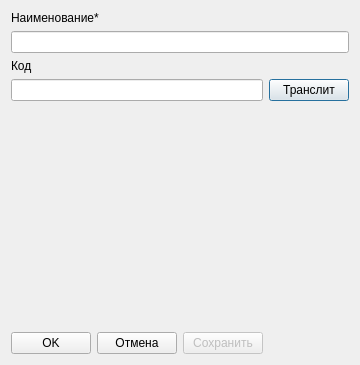
<?xml version="1.0" encoding="UTF-8"?>
<ui version="4.0">
 <class>DialogCardProductLabel</class>
 <widget class="QDialog" name="DialogCardProductLabel">
  <property name="geometry">
   <rect>
    <x>0</x>
    <y>0</y>
    <width>350</width>
    <height>365</height>
   </rect>
  </property>
  <property name="windowTitle">
   <string>Dialog</string>
  </property>
  <layout class="QGridLayout" name="gridLayout">
   <item row="0" column="0">
    <widget class="QLabel" name="label">
     <property name="text">
      <string>Наименование*</string>
     </property>
    </widget>
   </item>
   <item row="1" column="0" colspan="2">
    <widget class="QLineEdit" name="lineEditName"/>
   </item>
   <item row="2" column="0">
    <widget class="QLabel" name="label_2">
     <property name="text">
      <string>Код</string>
     </property>
    </widget>
   </item>
   <item row="3" column="0">
    <widget class="QLineEdit" name="lineEditCode"/>
   </item>
   <item row="3" column="1">
    <widget class="QPushButton" name="pushButtonTranslit">
     <property name="text">
      <string>Транслит</string>
     </property>
    </widget>
   </item>
   <item row="4" column="0" colspan="2">
    <widget class="FrameImage" name="widgetImage" native="true">
     <property name="sizePolicy">
      <sizepolicy hsizetype="Preferred" vsizetype="Expanding">
       <horstretch>0</horstretch>
       <verstretch>0</verstretch>
      </sizepolicy>
     </property>
    </widget>
   </item>
   <item row="5" column="0">
    <layout class="QHBoxLayout" name="horizontalLayout">
     <item>
      <spacer name="horizontalSpacer">
       <property name="orientation">
        <enum>Qt::Horizontal</enum>
       </property>
       <property name="sizeHint" stdset="0">
        <size>
         <width>40</width>
         <height>20</height>
        </size>
       </property>
      </spacer>
     </item>
     <item>
      <widget class="QPushButton" name="buttonOK">
       <property name="enabled">
        <bool>true</bool>
       </property>
       <property name="sizePolicy">
        <sizepolicy hsizetype="Preferred" vsizetype="Fixed">
         <horstretch>0</horstretch>
         <verstretch>0</verstretch>
        </sizepolicy>
       </property>
       <property name="minimumSize">
        <size>
         <width>0</width>
         <height>0</height>
        </size>
       </property>
       <property name="maximumSize">
        <size>
         <width>16777215</width>
         <height>16777215</height>
        </size>
       </property>
       <property name="baseSize">
        <size>
         <width>0</width>
         <height>50</height>
        </size>
       </property>
       <property name="text">
        <string>OK</string>
       </property>
       <property name="iconSize">
        <size>
         <width>24</width>
         <height>24</height>
        </size>
       </property>
       <property name="flat">
        <bool>false</bool>
       </property>
      </widget>
     </item>
     <item>
      <widget class="QPushButton" name="buttonCancel">
       <property name="sizePolicy">
        <sizepolicy hsizetype="Preferred" vsizetype="Fixed">
         <horstretch>0</horstretch>
         <verstretch>0</verstretch>
        </sizepolicy>
       </property>
       <property name="minimumSize">
        <size>
         <width>0</width>
         <height>0</height>
        </size>
       </property>
       <property name="maximumSize">
        <size>
         <width>16777215</width>
         <height>16777215</height>
        </size>
       </property>
       <property name="text">
        <string>Отмена</string>
       </property>
       <property name="iconSize">
        <size>
         <width>24</width>
         <height>24</height>
        </size>
       </property>
       <property name="flat">
        <bool>false</bool>
       </property>
      </widget>
     </item>
     <item>
      <widget class="QPushButton" name="buttonSave">
       <property name="enabled">
        <bool>false</bool>
       </property>
       <property name="sizePolicy">
        <sizepolicy hsizetype="Preferred" vsizetype="Fixed">
         <horstretch>0</horstretch>
         <verstretch>0</verstretch>
        </sizepolicy>
       </property>
       <property name="minimumSize">
        <size>
         <width>0</width>
         <height>0</height>
        </size>
       </property>
       <property name="maximumSize">
        <size>
         <width>16777215</width>
         <height>16777215</height>
        </size>
       </property>
       <property name="baseSize">
        <size>
         <width>0</width>
         <height>50</height>
        </size>
       </property>
       <property name="text">
        <string>Сохранить</string>
       </property>
       <property name="iconSize">
        <size>
         <width>24</width>
         <height>24</height>
        </size>
       </property>
       <property name="flat">
        <bool>false</bool>
       </property>
      </widget>
     </item>
    </layout>
   </item>
  </layout>
 </widget>
 <customwidgets>
  <customwidget>
   <class>FrameImage</class>
   <extends>QWidget</extends>
   <header>frameimage.h</header>
   <container>1</container>
  </customwidget>
 </customwidgets>
 <resources/>
 <connections>
  <connection>
   <sender>buttonOK</sender>
   <signal>clicked()</signal>
   <receiver>DialogCardProductLabel</receiver>
   <slot>accept()</slot>
   <hints>
    <hint type="sourcelabel">
     <x>386</x>
     <y>498</y>
    </hint>
    <hint type="destinationlabel">
     <x>201</x>
     <y>-8</y>
    </hint>
   </hints>
  </connection>
  <connection>
   <sender>buttonCancel</sender>
   <signal>clicked()</signal>
   <receiver>DialogCardProductLabel</receiver>
   <slot>reject()</slot>
   <hints>
    <hint type="sourcelabel">
     <x>454</x>
     <y>505</y>
    </hint>
    <hint type="destinationlabel">
     <x>455</x>
     <y>-13</y>
    </hint>
   </hints>
  </connection>
 </connections>
</ui>
